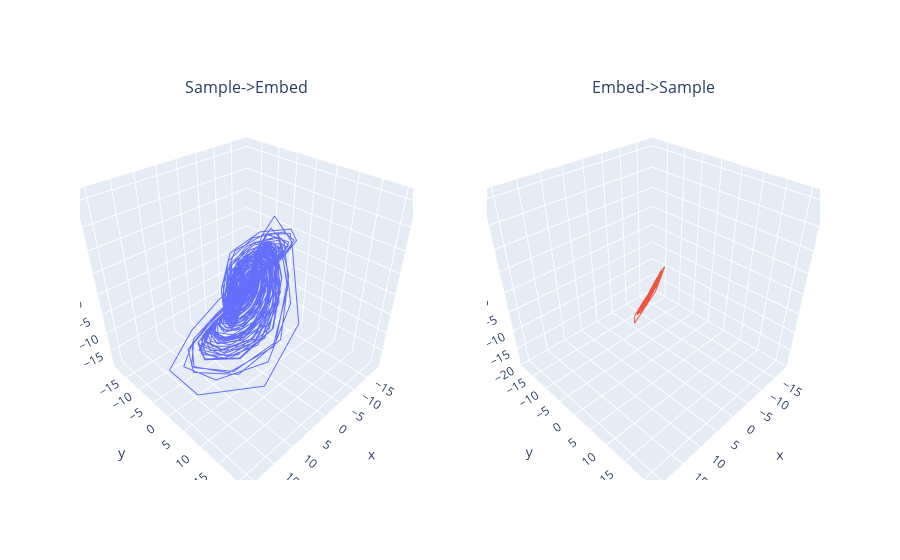

Write notebook code for a chart like this one.
### Code cell
sample_rate = 5
tau = 2

x = X[:, 0]

down_sampled_before = np.array(
    [
        x[::sample_rate][: -2 * tau],
        x[::sample_rate][tau:-tau],
        x[::sample_rate][2 * tau :],
    ]
).T
down_sampled_after = np.array(
    [
        x[: -2 * tau],
        x[tau:-tau],
        x[2 * tau :],
    ]
)[:, ::sample_rate].T

L = min(down_sampled_before.shape[0], down_sampled_after.shape[0])
down_sampled_before = down_sampled_before[:L]
down_sampled_after = down_sampled_after[:L]

print(down_sampled_after.shape, down_sampled_before.shape)

fig = make_subplots(
    rows=1,
    cols=2,
    subplot_titles=("Sample->Embed", "Embed->Sample"),
    specs=[[{"type": "scene"}, {"type": "scene"}]],
)

fig.add_trace(
    go.Scatter3d(
        x=down_sampled_before[:, 0],
        y=down_sampled_before[:, 1],
        z=down_sampled_before[:, 2],
        mode="lines",
        showlegend=False,
    ),
    row=1,
    col=1,
)

fig.add_trace(
    go.Scatter3d(
        x=down_sampled_after[:, 0],
        y=down_sampled_after[:, 1],
        z=down_sampled_after[:, 2],
        mode="lines",
        showlegend=False,
    ),
    row=1,
    col=2,
)

fig.show()

### Figure 1 — Plotly figure (JSON) as saved in the notebook; plotly's stock layout.template omitted (floating-point values rounded to 4 significant figures; data arrays with more than 128 entries replaced by an {"elided": "..."} marker saying what was removed)
{"data": [{"mode": "lines", "scene": "scene", "showlegend": false, "type": "scatter3d", "x": {"elided": "1996 float values"}, "y": {"elided": "1996 float values"}, "z": {"elided": "1996 float values"}}, {"mode": "lines", "scene": "scene2", "showlegend": false, "type": "scatter3d", "x": {"elided": "1996 float values"}, "y": {"elided": "1996 float values"}, "z": {"elided": "1996 float values"}}], "layout": {"annotations": [{"font": {"size": 16}, "showarrow": false, "text": "Sample->Embed", "x": 0.225, "xanchor": "center", "xref": "paper", "y": 1, "yanchor": "bottom", "yref": "paper"}, {"font": {"size": 16}, "showarrow": false, "text": "Embed->Sample", "x": 0.775, "xanchor": "center", "xref": "paper", "y": 1, "yanchor": "bottom", "yref": "paper"}], "scene": {"domain": {"x": [0, 0.45], "y": [0, 1]}}, "scene2": {"domain": {"x": [0.55, 1], "y": [0, 1]}}}}
